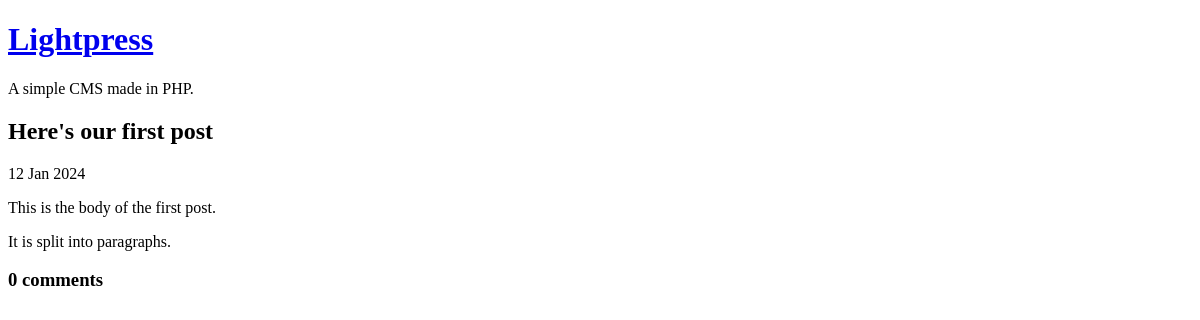
Before: /view-post.php?post_id=2 with the older database file.
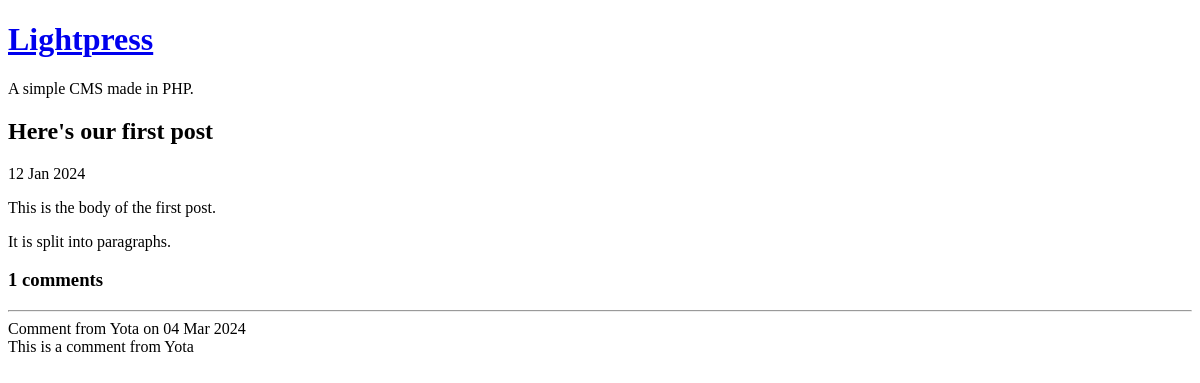
After: the same page with the newer database file.
### tables this page shows
CREATE TABLE post (
    id INTEGER PRIMARY KEY AUTOINCREMENT NOT NULL,
    title VARCHAR NOT NULL,
    body VARCHAR NOT NULL,
    user_id INTEGER NOT NULL,
    created_at VARCHAR NOT NULL,
    updated_at VARCHAR
);

CREATE TABLE comment (
    id INTEGER PRIMARY KEY AUTOINCREMENT NOT NULL,
    post_id INTEGER NOT NULL,
    created_at VARCHAR NOT NULL,
    name VARCHAR NOT NULL,
    website VARCHAR,
    text VARCHAR NOT NULL
);

### lib/common.php (called while the page is built)
<?php
function getRootPath()
{
    return realpath(__DIR__ . '/..');
}
function getDatabasePath()
{
    return getRootPath() . '/data/data.sqlite';
}
function getDsn()
{
    return 'sqlite:' . getDatabasePath();
}
function getPDO()
{
    return new PDO(getDsn());
}
function htmlEscape($html)
{
    return htmlspecialchars($html, ENT_HTML5, 'UTF-8');
}
function convertSqlDate($sqlDate)
{
    $date = DateTime::createFromFormat('Y-m-d', $sqlDate);
    return $date->format('d M Y');
}
function countCommentsForPost($postId)
{
    $pdo = getPDO();
    $sql = "
        SELECT
            COUNT(*) c
        FROM
            comment
        WHERE
            post_id = :post_id
    ";
    $stmt = $pdo->prepare($sql);
    $stmt->execute(
        array('post_id' => $postId, )
    );
    return (int) $stmt->fetchColumn();
}
function getCommentsForPost($postId)
{
    $pdo = getPDO();
    $sql = "
        SELECT
            id, name, text, created_at, website
        FROM
            comment
        WHERE
            post_id = :post_id
    ";
    $stmt = $pdo->prepare($sql);
    $stmt->execute(
        array('post_id' => $postId, )
    );
    return $stmt->fetchAll(PDO::FETCH_ASSOC);
}

### view-post.php (the view, shortened to what this page needs)
<?php
require_once 'lib/common.php';
if (isset($_GET['post_id']))
{
    $postId = $_GET['post_id'];
}
else
{
    $postId = 0;
}
$pdo = getPDO();
$statement = $pdo->prepare(
    'SELECT
        title, created_at, body
    FROM
        post
    WHERE
        id = :id'
);
$result = $statement->execute(
    array('id' => 1, )
);
$row = $statement->fetch(PDO::FETCH_ASSOC);
$bodyText = htmlEscape($row['body']);
$paraText = str_replace("\n", "</p><p>", $bodyText);
?>
<!DOCTYPE html>
<html>
    <head>
    </head>
    <body>
        <?php require 'templates/title.php' ?>
        <h2>
            <?php echo htmlEscape($row['title']) ?>
        </h2>
        <div>
            <?php echo convertSqlDate($row['created_at']) ?>
        </div>
        <p>
            <?php echo $paraText ?>
        </p>
        <h3><?php echo countCommentsForPost($postId) ?> comments</h3>
        <?php foreach (getCommentsForPost($postId) as $comment): ?>
            <hr />
            <div class="comment">
                <div class="comment-meta">
                    Comment from
                    <?php echo htmlEscape($comment['name']) ?>
                    on
                    <?php echo convertSqlDate($comment['created_at']) ?>
                </div>
                <div class="comment-body">
                    <?php echo htmlEscape($comment['text']) ?>
                </div>
            </div>
        <?php endforeach ?>
    </body>
</html>

### templates/title.php
<a href="index.php"><h1>Lightpress</h1></a>
<p>A simple CMS made in PHP.</p>

Changed rows visible on the page:
added comment: name "Yota", created_at "04 Mar 2024", text "This is a comment from Yota"
Other visible differences:
countCommentsForPost($postId): "0" → "1"
